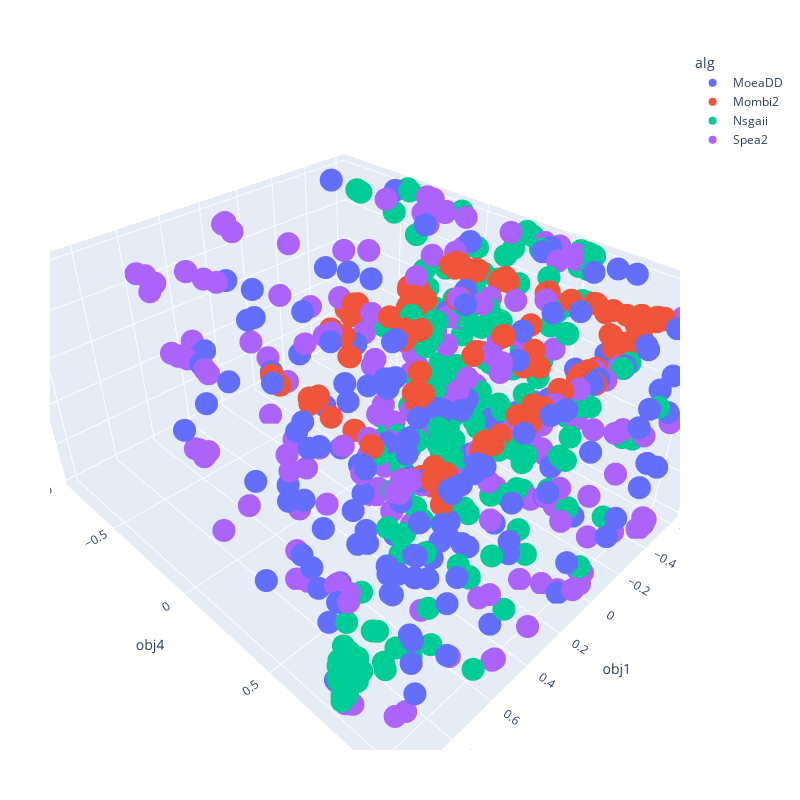

Write notebook code for a chart like this one.
### Code cell
gen3dplotthree('obj1','obj4', 'obj5').show()

### Figure 1 — Plotly figure (JSON) as saved in the notebook; plotly's stock layout.template omitted (floating-point values rounded to 4 significant figures; data arrays with more than 128 entries replaced by an {"elided": "..."} marker saying what was removed)
{"data": [{"hovertemplate": "alg=MoeaDD<br>obj1=%{x}<br>obj4=%{y}<br>obj5=%{z}<extra></extra>", "legendgroup": "MoeaDD", "marker": {"color": "#636efa", "symbol": "circle"}, "mode": "markers", "name": "MoeaDD", "scene": "scene", "showlegend": true, "type": "scatter3d", "x": {"elided": "169 float values"}, "y": {"elided": "169 float values"}, "z": {"elided": "169 float values"}}, {"hovertemplate": "alg=Mombi2<br>obj1=%{x}<br>obj4=%{y}<br>obj5=%{z}<extra></extra>", "legendgroup": "Mombi2", "marker": {"color": "#EF553B", "symbol": "circle"}, "mode": "markers", "name": "Mombi2", "scene": "scene", "showlegend": true, "type": "scatter3d", "x": {"elided": "201 float values"}, "y": {"elided": "201 float values"}, "z": {"elided": "201 float values"}}, {"hovertemplate": "alg=Nsgaii<br>obj1=%{x}<br>obj4=%{y}<br>obj5=%{z}<extra></extra>", "legendgroup": "Nsgaii", "marker": {"color": "#00cc96", "symbol": "circle"}, "mode": "markers", "name": "Nsgaii", "scene": "scene", "showlegend": true, "type": "scatter3d", "x": {"elided": "210 float values"}, "y": {"elided": "210 float values"}, "z": {"elided": "210 float values"}}, {"hovertemplate": "alg=Spea2<br>obj1=%{x}<br>obj4=%{y}<br>obj5=%{z}<extra></extra>", "legendgroup": "Spea2", "marker": {"color": "#ab63fa", "symbol": "circle"}, "mode": "markers", "name": "Spea2", "scene": "scene", "showlegend": true, "type": "scatter3d", "x": {"elided": "210 float values"}, "y": {"elided": "210 float values"}, "z": {"elided": "210 float values"}}], "layout": {"height": 800, "legend": {"title": {"text": "alg"}, "tracegroupgap": 0}, "margin": {"b": 50, "l": 50, "r": 50, "t": 50}, "scene": {"domain": {"x": [0, 1], "y": [0, 1]}, "xaxis": {"title": {"text": "obj1"}}, "yaxis": {"title": {"text": "obj4"}}, "zaxis": {"title": {"text": "obj5"}}}, "width": 800}}
